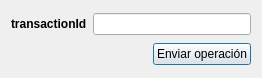
<?xml version="1.0" encoding="UTF-8"?>
<ui version="4.0">
 <class>RemoteStopTransaction</class>
 <widget class="QDialog" name="RemoteStopTransaction">
  <property name="geometry">
   <rect>
    <x>0</x>
    <y>0</y>
    <width>262</width>
    <height>78</height>
   </rect>
  </property>
  <property name="windowTitle">
   <string>Dialog</string>
  </property>
  <layout class="QVBoxLayout" name="verticalLayout">
   <item>
    <layout class="QHBoxLayout" name="horizontalLayout">
     <item>
      <widget class="QLabel" name="label">
       <property name="font">
        <font>
         <bold>true</bold>
        </font>
       </property>
       <property name="text">
        <string>transactionId</string>
       </property>
      </widget>
     </item>
     <item>
      <widget class="QLineEdit" name="lineEdit"/>
     </item>
    </layout>
   </item>
   <item>
    <layout class="QHBoxLayout" name="horizontalLayout_2">
     <item>
      <spacer name="horizontalSpacer">
       <property name="orientation">
        <enum>Qt::Orientation::Horizontal</enum>
       </property>
       <property name="sizeHint" stdset="0">
        <size>
         <width>40</width>
         <height>20</height>
        </size>
       </property>
      </spacer>
     </item>
     <item>
      <widget class="QPushButton" name="pushButton">
       <property name="text">
        <string>Enviar operación</string>
       </property>
      </widget>
     </item>
    </layout>
   </item>
  </layout>
 </widget>
 <resources/>
 <connections/>
</ui>
